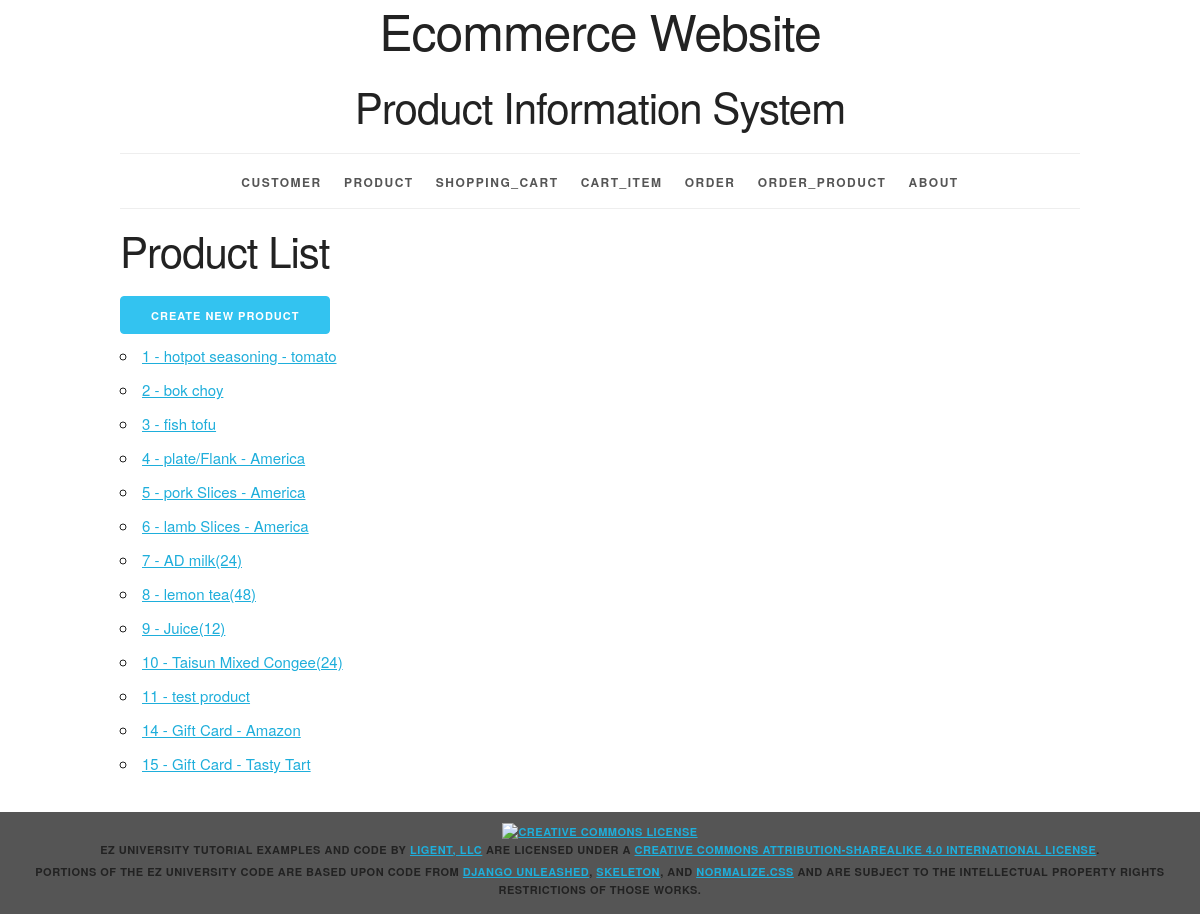
The app's page /product/ with its own data.
### productinfo/models.py (models this page shows, shortened)
class Product(models.Model):
	product_id = models.AutoField(primary_key=True)
	product_name = models.CharField(max_length=225, unique=True)
	product_price = models.FloatField()
	stock_num = models.IntegerField()
	category_id = models.ForeignKey(Category, related_name='products', on_delete=models.PROTECT)
	def __str__(self):
		return f'{self.product_id} - {self.product_name}'
	def get_absolute_url(self):
		return reverse('productinfo_product_detail_urlpattern',
					   kwargs={'pk':self.pk}
					   )
	class Meta:
		ordering = ['product_id']
		constraints = [
			UniqueConstraint(fields=['product_name'], name='unique_product')
		]

### productinfo/views.py (the view)
class ProductList(ListView):
	model = Product

### productinfo/templates/productinfo/product_list.html (shortened to what this page needs)
{% extends 'productinfo/base.html' %}
{% block content %}
    <h2>Product List</h2>
    <div>
    <a href="{% url 'productinfo_product_create_urlpattern' %}" class="button button-primary">
        Create New Product
    </a>
    </div>
    <ul>
        {% for product in product_list %}
        <li>
            <a href="{{ product.get_absolute_url }}">{{ product }}</a>
        </li>
        {% empty %}
        <li><em>There are currently no products available.</em></li>
        {% endfor %}
    </ul>
{% endblock %}

### productinfo/static/productinfo/skeleton.css (style rules this page uses)
html { font-size: 62.5%; }
body { font-size: 1.5em; line-height: 1.6; font-weight: 400; font-family: "Raleway", "HelveticaNeue", "Helvetica Neue", Helvetica, Arial, sans-serif; color: #222; }
h1, h2, h3, h4, h5, h6 { margin-top: 0; margin-bottom: 2rem; font-weight: 300; }
h2 { font-size: 3.6rem; line-height: 1.25; letter-spacing: -.1rem; }
@media (min-width: 550px) { h2 { font-size: 4.2rem; } }
a { color: #1EAEDB; }
.button, button, input[type="submit"], input[type="reset"], input[type="button"] { display: inline-block; height: 38px; padding: 0 30px; color: #555; text-align: center; font-size: 11px; font-weight: 600; line-height: 38px; letter-spacing: .1rem; text-transform: uppercase; text-decoration: none; white-space: nowrap; background-color: transparent; border-radius: 4px; border: 1px solid #bbb; cursor: pointer; box-sizing: border-box; }
.button.button-primary, button.button-primary, input[type="submit"].button-primary, input[type="reset"].button-primary, input[type="button"].button-primary { color: #FFF; background-color: #33C3F0; border-color: #33C3F0; }
ul { list-style: circle inside; }
ol, ul { padding-left: 0; margin-top: 0; }
li { margin-bottom: 1rem; }
button, .button { margin-bottom: 1rem; }
pre, blockquote, dl, figure, table, p, ul, ol, form { margin-bottom: 2.5rem; }

### productinfo/static/productinfo/style.css (style rules this page uses)
html { height: 100%; background-color: #555; }
body { background-color: white; }

### records on screen
Product: product_id+product_name "1 - hotpot seasoning - tomato"
Product: product_id+product_name "2 - bok choy"
Product: product_id+product_name "3 - fish tofu"
Product: product_id+product_name "4 - plate/Flank - America"
Product: product_id+product_name "5 - pork Slices - America"
Product: product_id+product_name "6 - lamb Slices - America"
Product: product_id+product_name "7 - AD milk(24)"
Product: product_id+product_name "8 - lemon tea(48)"
Product: product_id+product_name "9 - Juice(12)"
Product: product_id+product_name "10 - Taisun Mixed Congee(24)"
Product: product_id+product_name "11 - test product"
Product: product_id+product_name "14 - Gift Card - Amazon"
Product: product_id+product_name "15 - Gift Card - Tasty Tart"
